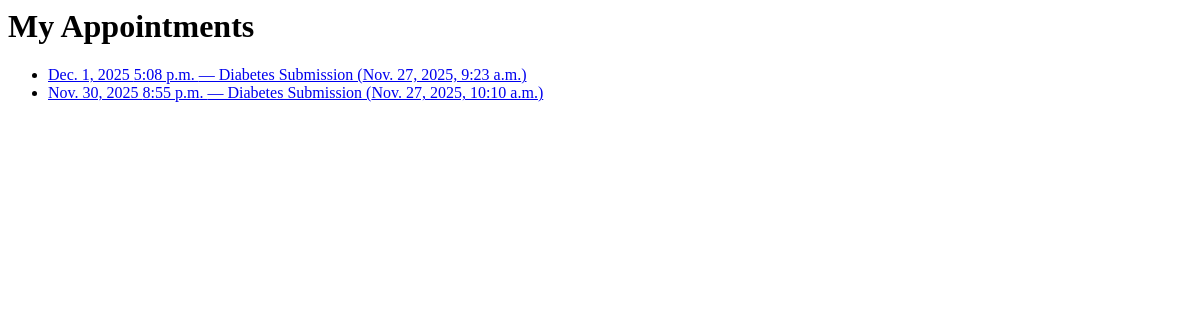
/my-appointments/ (signed in), run on an earlier commit of the app's database.
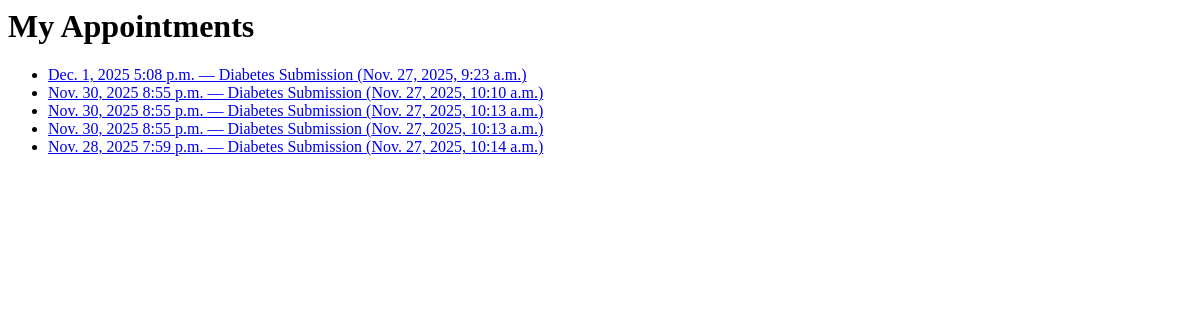
And on a later commit of the database.
### hospitalApp/models.py (models this page shows, shortened)
class DiabetesSubmission(models.Model):
    user = models.ForeignKey(User, null=True, blank=True, on_delete=models.SET_NULL)
    pregnancies = models.IntegerField(null=True, blank=True)
    glucose = models.FloatField(null=True, blank=True)
    bp = models.FloatField(null=True, blank=True)
    st = models.FloatField(null=True, blank=True)
    insulin = models.FloatField(null=True, blank=True)
    bmi = models.FloatField(null=True, blank=True)
    dp = models.FloatField(null=True, blank=True)
    age = models.IntegerField(null=True, blank=True)
    need_appointment = models.BooleanField(default=False)
    appointment_date = models.DateField(null=True, blank=True)
    appointment_time = models.TimeField(null=True, blank=True)
    created_at = models.DateTimeField(auto_now_add=True)

### hospitalApp/views.py (the view)
# urls.py: path("my-appointments/", views.my_appointments, name="my_appointments"),
@login_required
def my_appointments(request):
    qs = DiabetesSubmission.objects.filter(user=request.user, need_appointment=True).order_by("-appointment_date", "-appointment_time")
    return render(request, "my_appointments.html", {"appointments": qs})

### hospitalApp/templates/my_appointments.html
<h1>My Appointments</h1>
<ul>
  {% for a in appointments %}
    <li>
      <a href="{% url 'appointment_detail' a.pk %}">
        {{ a.appointment_date }} {{ a.appointment_time }} — Diabetes Submission ({{ a.created_at }})
      </a>
    </li>
  {% empty %}
    <li>No appointments found.</li>
  {% endfor %}
</ul>

What changed in the data, as far as the page shows it:
added DiabetesSubmission: appointment_date "Nov. 30, 2025", appointment_time "8:55 p.m.", created_at "Nov. 27, 2025, 10:13 a.m."
added DiabetesSubmission: appointment_date "Nov. 30, 2025", appointment_time "8:55 p.m.", created_at "Nov. 27, 2025, 10:13 a.m."
added DiabetesSubmission: appointment_date "Nov. 28, 2025", appointment_time "7:59 p.m.", created_at "Nov. 27, 2025, 10:14 a.m."
